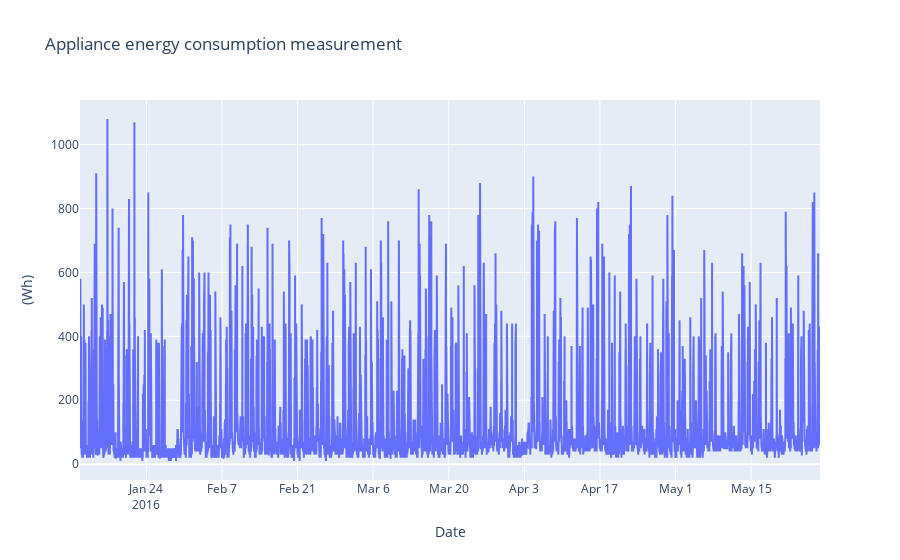

Here is the notebook cell this chart was saved with:
### Markdown cell above
#### Visualization

### Code cell
# plotly
from chart_studio import plotly
import plotly.express as px
# import plotly.plotly as py
from plotly.offline import init_notebook_mode, iplot
init_notebook_mode(connected=True)
import plotly.graph_objs as go

# To understand the timeseries variation of the applaince energy consumption
visData = go.Scatter( x= df.date  ,  mode = "lines", y = df.Appliances )
layout = go.Layout(title = 'Appliance energy consumption measurement' , xaxis=dict(title='Date'), yaxis=dict(title='(Wh)'))
fig = go.Figure(data=[visData],layout=layout)

iplot(fig)

### Figure 1 — Plotly figure (JSON) as saved in the notebook; plotly's stock layout.template omitted (floating-point values rounded to 4 significant figures; data arrays with more than 128 entries replaced by an {"elided": "..."} marker saying what was removed)
{"data": [{"mode": "lines", "type": "scatter", "x": {"elided": "19735 str values"}, "y": {"elided": "19735 int values"}}], "layout": {"title": {"text": "Appliance energy consumption measurement"}, "xaxis": {"title": {"text": "Date"}}, "yaxis": {"title": {"text": "(Wh)"}}}}
